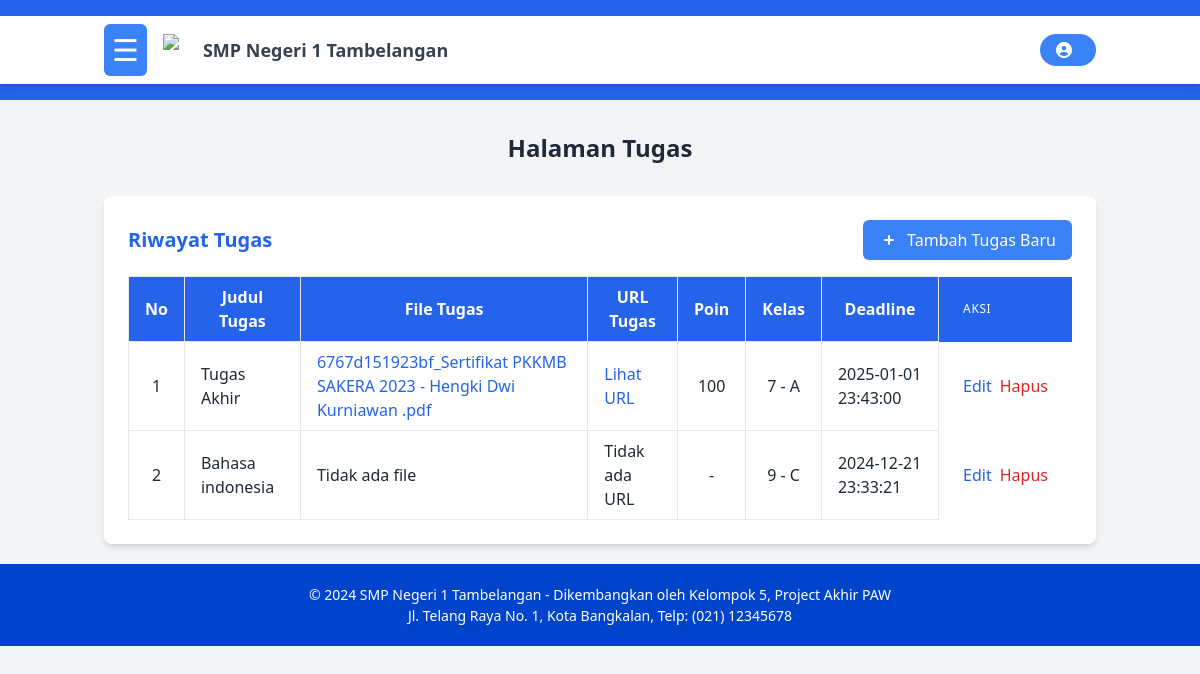
Screenshot of /dashboard/guru/riwayat_tugas.php with the database file from the repository.
### tables this page shows
CREATE TABLE `tugas` (
  `id_tugas` int NOT NULL,
  `judul` varchar(200) NOT NULL,
  `deskripsi` text,
  `file_tugas` varchar(1000) DEFAULT NULL,
  `url_tugas` varchar(1000) DEFAULT NULL,
  `poin` int DEFAULT NULL,
  `kelas_id` int NOT NULL,
  `deadline` datetime DEFAULT NULL
);

CREATE TABLE `kelas` (
  `id_kelas` int NOT NULL,
  `nama_kelas` varchar(50) NOT NULL,
  `tingkat` varchar(10) DEFAULT NULL,
  `wali_kelas_id` int DEFAULT NULL
);

### dashboard/guru/riwayat_tugas.php (the view, shortened to what this page needs)
<?php
include "../../koneksi.php";
function getRiwayatTugas()
{
    global $conn;
    $query = "SELECT t.*, k.nama_kelas, k.tingkat
              FROM tugas t
              LEFT JOIN kelas k ON t.kelas_id = k.id_kelas
              ORDER BY t.deadline DESC";
    $result = mysqli_query($conn, $query);
    return $result;
}
function displayFileTugas($filePath)
{
    if (empty($filePath)) {
        return "Tidak ada file";
    }
    $fileExtension = strtolower(pathinfo($filePath, PATHINFO_EXTENSION));
    $allowedExtensions = ['pdf', 'docx', 'txt', 'xlsx'];
    if (in_array($fileExtension, $allowedExtensions)) {
        return "<a href='./uploads/tugas/" . htmlspecialchars($filePath) . "'
                   class='text-blue-600 hover:underline'
                   target='_blank'>
                   " . htmlspecialchars($filePath) . "
                </a>";
    }
    return htmlspecialchars($filePath);
}
?>
<!DOCTYPE html>
<html lang="en">
<head>
    <script src="https://cdn.tailwindcss.com"></script>
</head>
<body class="bg-gray-100 text-gray-800">
    <header id="header" class="bg-blue-600 text-white py-4 transition-all duration-300">
        <?php include '../../layout/header.php'; ?>
    </header>
    <div class="container mx-auto mt-8 px-4">
        <h2 class="text-2xl font-bold text-center mb-6">Halaman Tugas</h2>
        <div class="bg-white shadow-md rounded-lg p-6 mt-8">
            <div class="flex justify-between items-center mb-4">
                <div class="text-xl font-semibold text-blue-600">Riwayat Tugas</div>
                <a href="input_tugas.php" class="bg-blue-500 text-white py-2 px-4 rounded-md hover:bg-green-600 transition duration-300 flex items-center">
                    <svg xmlns="http://www.w3.org/2000/svg" class="h-5 w-5 mr-2" viewBox="0 0 20 20" fill="currentColor">
                        <path fill-rule="evenodd" d="M10 5a1 1 0 011 1v3h3a1 1 0 110 2h-3v3a1 1 0 11-2 0v-3H6a1 1 0 110-2h3V6a1 1 0 011-1z" clip-rule="evenodd" />
                    </svg>
                    Tambah Tugas Baru
                </a>
            </div>
            <table class="w-full table-auto border-collapse">
                <thead class="bg-blue-600 text-white">
                    <tr>
                        <th class="py-2 px-4 border">No</th>
                        <th class="py-2 px-4 border">Judul Tugas</th>
                        <th class="py-2 px-4 border">File Tugas</th>
                        <th class="py-2 px-4 border">URL Tugas</th>
                        <th class="py-2 px-4 border">Poin</th>
                        <th class="py-2 px-4 border">Kelas</th>
                        <th class="py-2 px-4 border">Deadline</th>
                        <th class="px-6 py-3 text-left text-xs font-medium uppercase tracking-wider">Aksi</th>
                    </tr>
                </thead>
                <tbody>
                    <?php
                    $riwayat_tugas = getRiwayatTugas();
                    if ($riwayat_tugas && mysqli_num_rows($riwayat_tugas) > 0) {
                        $no = 1;
                        while ($row = mysqli_fetch_assoc($riwayat_tugas)) {
                            $kelas_info = !empty($row['tingkat']) && !empty($row['nama_kelas'])
                                ? $row['tingkat'] . " - " . $row['nama_kelas']
                                : "Tidak ditentukan";
                            echo "<tr>";
                            echo "<td class='py-2 px-4 border text-center'>" . $no++ . "</td>";
                            echo "<td class='py-2 px-4 border'>" . htmlspecialchars($row['judul']) . "</td>";
                            echo "<td class='py-2 px-4 border'>" . displayFileTugas($row['file_tugas']) . "</td>";
                            echo "<td class='py-2 px-4 border'>" .
                                (!empty($row['url_tugas'])
                                    ? "<a href='" . htmlspecialchars($row['url_tugas']) . "'
                                        target='_blank'
                                        class='text-blue-600 hover:underline'>
                                        Lihat URL
                                    </a>"
                                    : "Tidak ada URL") .
                                "</td>";
                            echo "<td class='py-2 px-4 border text-center'>" . htmlspecialchars($row['poin'] ?? '-') . "</td>";                            echo "<td class='py-2 px-4 border text-center'>" . htmlspecialchars($kelas_info) . "</td>";
                            echo "<td class='py-2 px-4 border'>" . htmlspecialchars($row['deadline']) . "</td>";
                            echo "<td class='px-6 py-4'>";
                            echo "<div class='flex space-x-2'>";
                            echo "<a href='edit_tugas.php?id={$row['id_tugas']}' class='text-blue-600 hover:text-blue-800'>Edit</a>";
                            echo "<form id='delete_form_{$row['id_tugas']}' method='POST' class='inline'>";
                            echo "<button type='button' onclick='confirmDelete({$row['id_tugas']})' class='text-red-600 hover:text-red-800'>Hapus</button>";
                            echo "</form>";
                            echo "</div>";
                            echo "</td>";
                            echo "</tr>";
                        }
                    } else {
                        echo "<tr><td colspan='8' class='text-center py-4 text-gray-500'>Belum ada tugas yang dibuat.</td></tr>";
                    }
                    ?>
                </tbody>
            </table>
        </div>
    </div>
    <?php include '../../layout/footer.php'; ?>
</body>
</html>

### rows the page displays
tugas: judul "Tugas Akhir", file_tugas "6767d151923bf_Sertifikat PKKMB SAKERA 2023 - Hengki Dwi Kurniawan .pdf", poin "100", kelas.nama_kelas "7 - A", deadline "2025-01-01 23:43:00"
tugas: judul "Bahasa indonesia", file_tugas "Tidak ada file", shows "Tidak ada URL", poin "-", kelas.nama_kelas "9 - C", deadline "2024-12-21 23:33:21"
